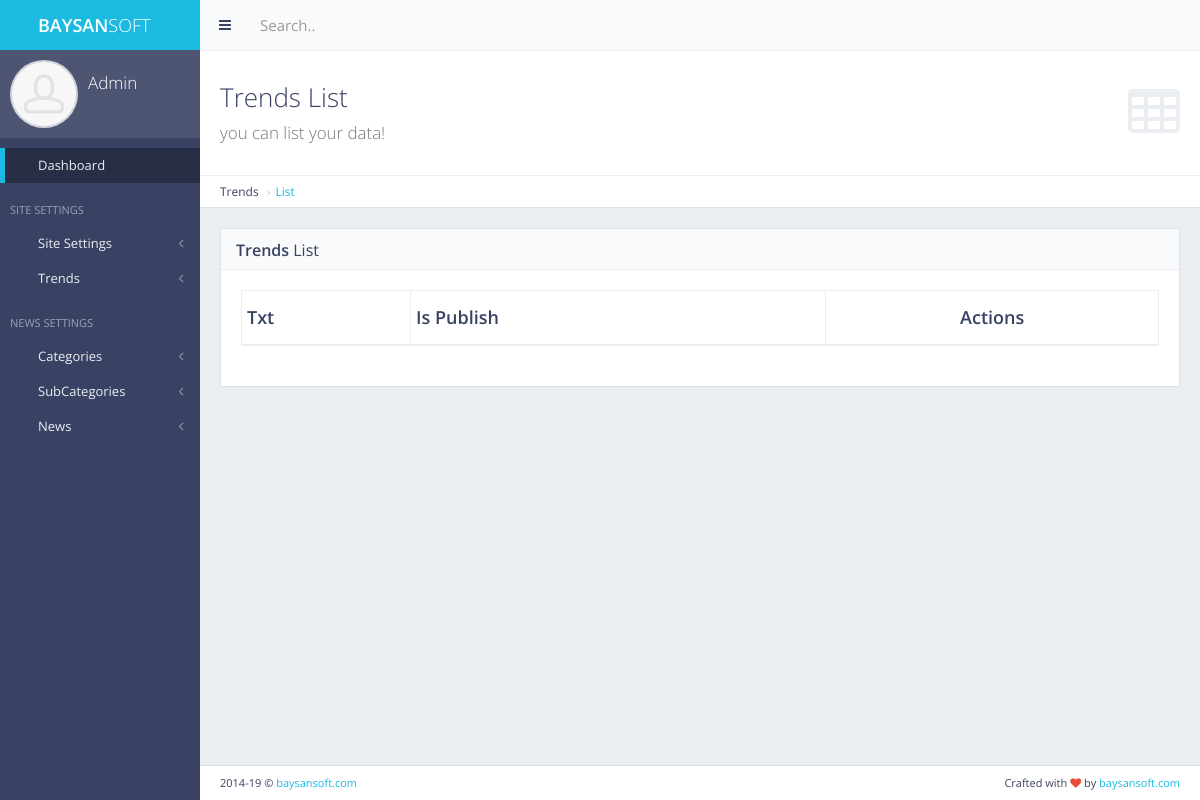
The page /panel/trends/list (signed in) on the database as committed earlier.
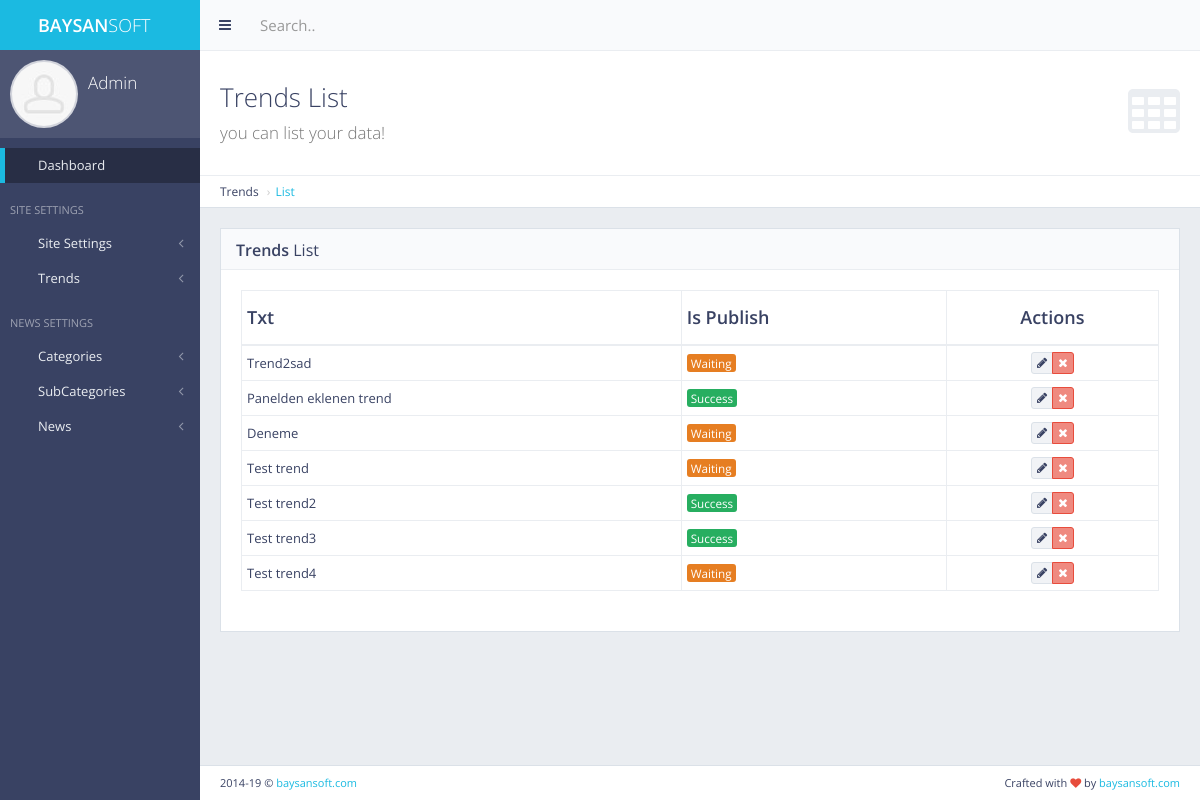
The same page on the database as committed later.
### trending/models.py (models this page shows, shortened)
class Trending(models.Model):
    txt = models.CharField(max_length=255)
    is_publish = models.BooleanField(default=False)

### panel/views.py (the view)
# urls.py: path('trends/list', views.trends, name='trends_list'),
def trends(request):
    if not request.user.is_authenticated:
        return redirect('main:my_login')
    trends = Trending.objects.all()
    context = {
        'trends': trends,
    }
    return render(request, 'back/trends.html', context=context)

### category/context_processor.py (called while the page is built)
def get_categories(request):  # template'a direkt veri yolluyor
    get_categories = Category.objects.all()
    return dict(
        get_categories=get_categories)  # get_categories diyerek direkt template'den çağırabiliriz. Sözlük olarak döndürür.

### main/context_processors.py (called while the page is built)
def get_site_settings(request):
    site = Main.objects.first()
    return dict(site_settings=site)

### news/context_processors.py (called while the page is built)
def get_last_news(request):
    get_last_news = News.objects.all().order_by('-date')[:3]
    return dict(get_last_news=get_last_news)

def get_popular_posts(request):  # bu şekilde tek fonksiyon ile 2 veri seti döndürebiliriz
    get_popular_posts = News.objects.all().order_by('-show')
    get_popular_posts_detail = News.objects.all().order_by('-show')[:3]
    get_popular_posts_home = News.objects.all().order_by('-show')[:3]
    return dict(get_popular_posts=get_popular_posts, get_popular_posts_detail=get_popular_posts_detail,
                get_popular_posts_home=get_popular_posts_home)

### subcategory/context_processors.py (called while the page is built)
def get_subcategories(request):
    get_subcategories = SubCategory.objects.all()
    return dict(get_subcategories=get_subcategories)

### templates/back/trends.html (shortened to what this page needs)
{% extends 'back/layout.html' %}
{% load static %}
{% block body %}
    <div class="content-header">
        <div class="header-section">
            <h1>
                <i class="fa fa-table"></i>Trends List<br><small>you can list your data!</small>
            </h1>
        </div>
    </div>
    <ul class="breadcrumb breadcrumb-top">
        <li>Trends</li>
        <li><a href="{% url 'panel:trends_list' %}">List</a></li>
    </ul>
    <div class="block full">
        <div class="block-title">
            <h2><strong>Trends</strong> List</h2>
        </div>
        <div class="table-responsive">
            <table id="example-datatable" class="table table-vcenter table-condensed table-bordered">
                <thead>
                <tr>
                    <th>Txt</th>
                    <th>Is Publish</th>
                    <th class="text-center">Actions</th>
                </tr>
                </thead>
                <tbody>
                {% for trend in trends %}
                    <tr>
                        <td>{{ trend.txt }}</td>
                        <td>
                            {% if trend.is_publish == True %}
                                <span class="label label-success">Success</span>
                            {% else %}
                                <span class="label label-warning">Waiting</span>
                            {% endif %}
                        </td>
                        <td class="text-center">
                            <div class="btn-group">
                                <a href="{% url 'panel:trends_update' pk=trend.pk %}" data-toggle="tooltip"
                                   id="show_message_btn" title="Read"
                                   class="btn btn-xs btn-default"><i class="fa fa-pencil"></i></a>
                                <a href="{% url 'panel:trends_delete' pk=trend.pk %}" data-toggle="tooltip"
                                   title="Delete"
                                   class="btn btn-xs btn-danger" id="delete_message_btn"><i
                                        class="fa fa-times"></i></a>
                            </div>
                        </td>
                    </tr>
                {% endfor %}
                </tbody>
            </table>
        </div>
    </div>
{% endblock body %}

Rows that differ between the two databases and show on the page:
added Trending: txt "Trend2sad", is_publish "Waiting"
added Trending: txt "Panelden eklenen trend", is_publish "Success"
added Trending: txt "Deneme", is_publish "Waiting"
added Trending: txt "Test trend", is_publish "Waiting"
added Trending: txt "Test trend2", is_publish "Success"
added Trending: txt "Test trend3", is_publish "Success"
added Trending: txt "Test trend4", is_publish "Waiting"
